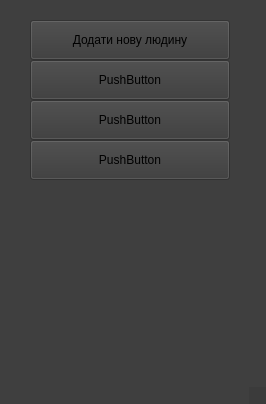
<?xml version="1.0" encoding="UTF-8"?>
<ui version="4.0">
 <class>manager_menu</class>
 <widget class="QMainWindow" name="manager_menu">
  <property name="geometry">
   <rect>
    <x>0</x>
    <y>0</y>
    <width>266</width>
    <height>404</height>
   </rect>
  </property>
  <property name="windowTitle">
   <string>MainWindow</string>
  </property>
  <property name="styleSheet">
   <string notr="true">background:rgba(57, 57, 57, 175)</string>
  </property>
  <widget class="QWidget" name="centralwidget">
   <widget class="QPushButton" name="pushButton">
    <property name="geometry">
     <rect>
      <x>30</x>
      <y>20</y>
      <width>200</width>
      <height>40</height>
     </rect>
    </property>
    <property name="text">
     <string>Додати нову людину</string>
    </property>
   </widget>
   <widget class="QPushButton" name="pushButton_2">
    <property name="geometry">
     <rect>
      <x>30</x>
      <y>60</y>
      <width>200</width>
      <height>40</height>
     </rect>
    </property>
    <property name="text">
     <string>PushButton</string>
    </property>
   </widget>
   <widget class="QPushButton" name="pushButton_3">
    <property name="geometry">
     <rect>
      <x>30</x>
      <y>100</y>
      <width>200</width>
      <height>40</height>
     </rect>
    </property>
    <property name="text">
     <string>PushButton</string>
    </property>
   </widget>
   <widget class="QPushButton" name="pushButton_4">
    <property name="geometry">
     <rect>
      <x>30</x>
      <y>140</y>
      <width>200</width>
      <height>40</height>
     </rect>
    </property>
    <property name="text">
     <string>PushButton</string>
    </property>
   </widget>
  </widget>
  <widget class="QMenuBar" name="menubar">
   <property name="geometry">
    <rect>
     <x>0</x>
     <y>0</y>
     <width>266</width>
     <height>25</height>
    </rect>
   </property>
  </widget>
  <widget class="QStatusBar" name="statusbar"/>
 </widget>
 <resources/>
 <connections/>
</ui>
